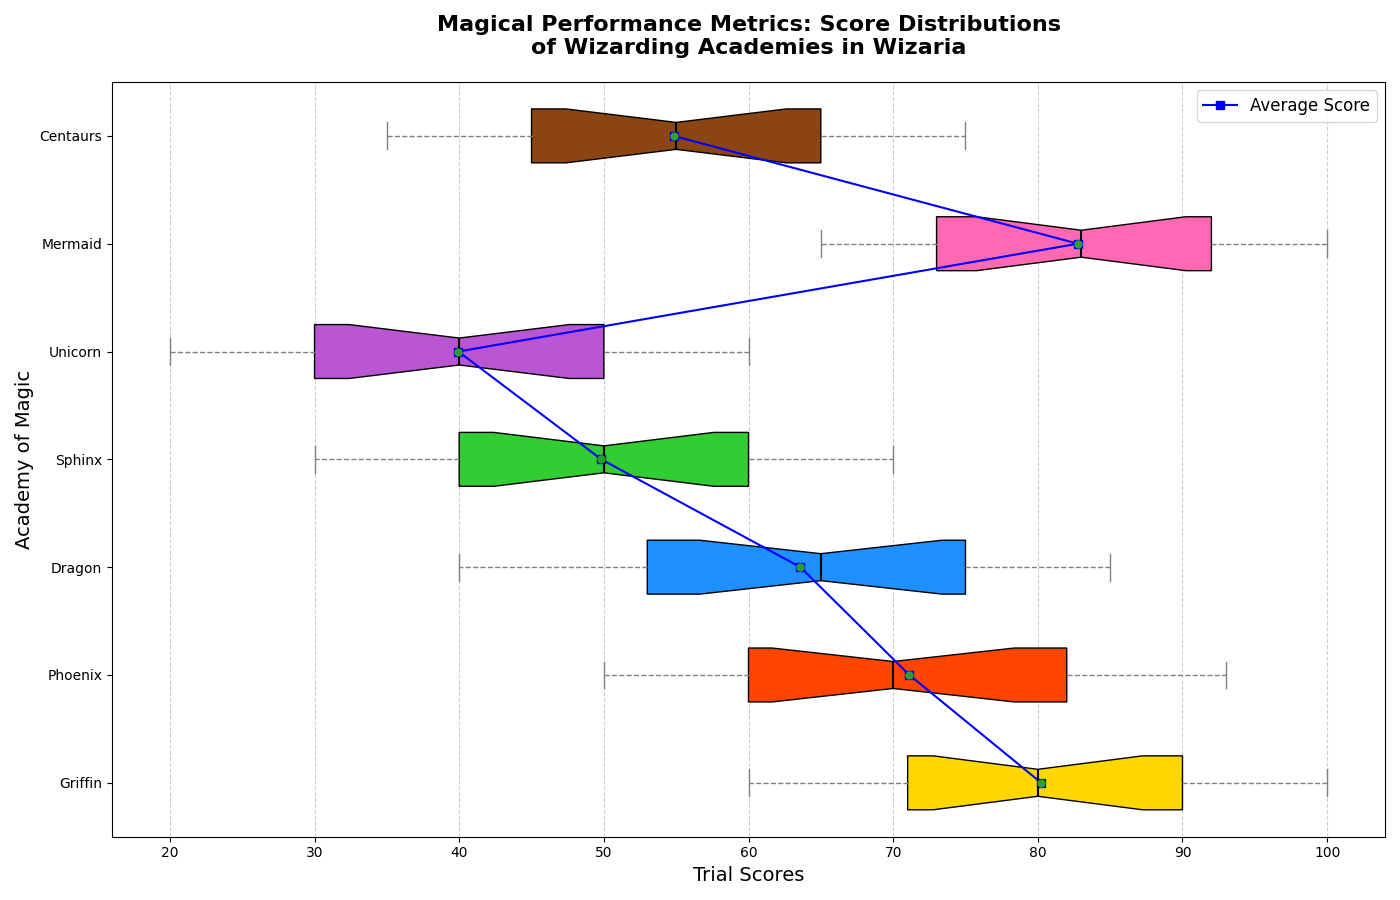

The script that drew this image:
import matplotlib.pyplot as plt
import numpy as np

academy_mermaid_scores = [65, 67, 70, 72, 73, 75, 78, 80, 83, 85, 87, 90, 92, 95, 97, 98, 100]
academy_centaurs_scores = [35, 37, 40, 42, 45, 47, 50, 52, 55, 57, 60, 63, 65, 67, 70, 72, 75]

academy_griffin_scores = [60, 62, 67, 70, 71, 72, 75, 78, 80, 82, 85, 87, 90, 93, 95, 97, 100]
academy_phoenix_scores = [50, 52, 55, 57, 60, 62, 65, 68, 70, 75, 78, 80, 82, 85, 87, 90, 93]
academy_dragon_scores = [40, 42, 45, 50, 53, 55, 60, 62, 65, 67, 70, 73, 75, 77, 80, 82, 85]
academy_sphinx_scores = [30, 32, 35, 37, 40, 42, 45, 47, 50, 53, 55, 57, 60, 62, 65, 67, 70]
academy_unicorn_scores = [20, 22, 25, 27, 30, 32, 35, 38, 40, 42, 45, 48, 50, 53, 55, 57, 60]

data = [
    academy_griffin_scores,
    academy_phoenix_scores,
    academy_dragon_scores,
    academy_sphinx_scores,
    academy_unicorn_scores,
    academy_mermaid_scores,
    academy_centaurs_scores
]

averages = [np.mean(scores) for scores in data]
academies = ['Griffin', 'Phoenix', 'Dragon', 'Sphinx', 'Unicorn', 'Mermaid', 'Centaurs']

fig, ax = plt.subplots(figsize=(14, 9))

# Horizontal box plot
box = ax.boxplot(data, labels=academies, patch_artist=True, notch=True, showmeans=True, vert=False)

colors = ['#FFD700', '#FF4500', '#1E90FF', '#32CD32', '#BA55D3', '#FF69B4', '#8B4513']
for patch, color in zip(box['boxes'], colors):
    patch.set_facecolor(color)

plt.setp(box['medians'], color='black', linewidth=1.5)
plt.setp(box['means'], marker='o', color='red', markersize=5)
plt.setp(box['whiskers'], linestyle='--', color='gray')
plt.setp(box['caps'], color='gray')

ax.plot(averages, range(1, len(academies) + 1), marker='s', linestyle='-', color='blue', label='Average Score')

outliers = [
    [score for score in scores if score < np.percentile(scores, 25) - 1.5*(np.percentile(scores, 75) - np.percentile(scores, 25))
                     or score > np.percentile(scores, 75) + 1.5*(np.percentile(scores, 75) - np.percentile(scores, 25))]
    for scores in data
]

for idx, academy_outliers in enumerate(outliers):
    ax.scatter(academy_outliers, [idx + 1] * len(academy_outliers), color='black', zorder=3)

ax.set_title('Magical Performance Metrics: Score Distributions\nof Wizarding Academies in Wizaria', fontsize=16, fontweight='bold', pad=20)
ax.set_ylabel('Academy of Magic', fontsize=14)
ax.set_xlabel('Trial Scores', fontsize=14)
ax.legend(loc='upper right', fontsize=12)
ax.grid(axis='x', linestyle='--', alpha=0.6)
plt.tight_layout()

plt.show()
